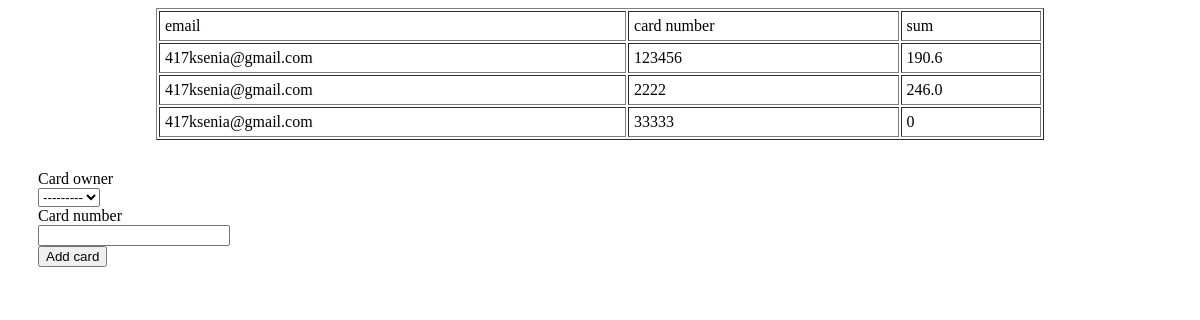
Page /user_cards/ on the earlier database version.
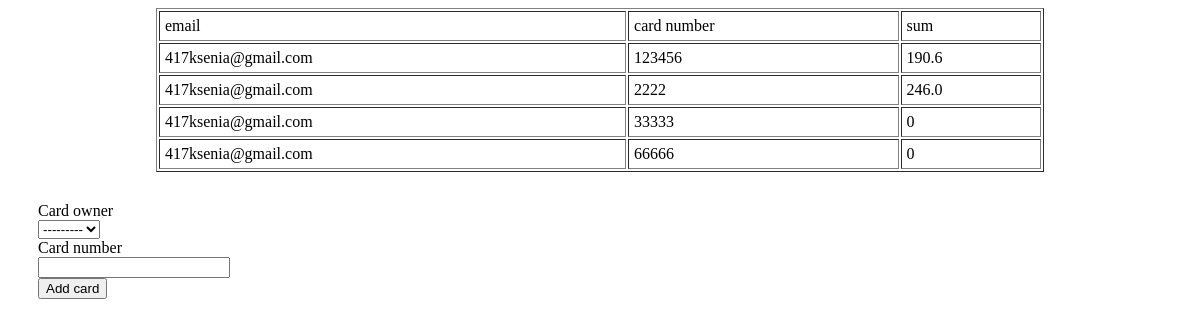
Same page on the later database version.
### user_cards/models.py (models this page shows, shortened)
class Card(models.Model):
    card_number = models.BigIntegerField(unique=True)
    owner = models.ForeignKey(User, on_delete=models.CASCADE)

### user_cards/views.py (the view)
# urls.py: path('', views.index, name='index'),
def index(request):
    all_cards = Card.objects.all().annotate(card_total_sum=Sum('cardsum__sum'))
    card_form = CardForm()
    context = {
        'all_cards': all_cards,
        'card_form': card_form
    }
    return render(request, 'index.html', context)

### user_cards/forms.py
class CardForm(forms.ModelForm):
    class Meta:
        model = Card
        fields = ['card_number', 'owner']

### user_cards/templates/index.html (shortened to what this page needs)
<!DOCTYPE html>
<html lang="en">
<head>
</head>
<body>
<table border="1" cellpadding="5" width="75%" align="center">
    <thead>
    <tr>
        <td>
            email
        </td>
        <td>
            card number
        </td>
        <td>
            sum
        </td>
    </tr>
    </thead>
    <tbody>
    {% for card in all_cards %}
        <tr>
        <td>{{ card.owner.email }}</td>
        <td>{{ card.card_number }}</td>
        <td>{{ card.card_total_sum|default_if_none:0 }}</td>
        </tr>
    {% endfor %}
    </tbody>
</table>
<div style="margin: 15px; padding: 15px">
     <form action="/user_cards/add_card" method='post' >
         <label>Card owner</label>
         <div>{{card_form.owner}}</div>
         <label>Card number</label>
         <div>{{card_form.card_number}}</div>
         <button type='submit' >Add card</button>
     </form>
 </div>
</body>
</html>

Differences in the rows shown:
added Card: owner.email "417ksenia@gmail.com", card_number "66666", card_total_sum "0"
